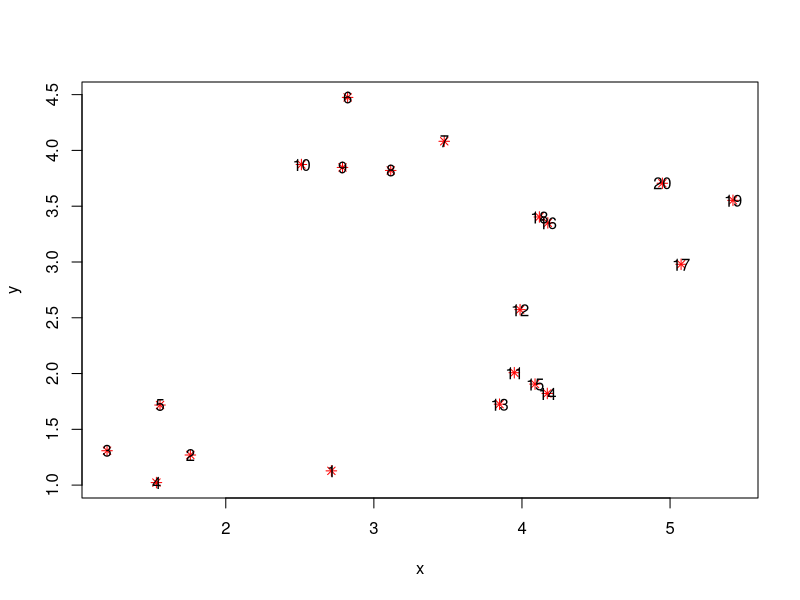
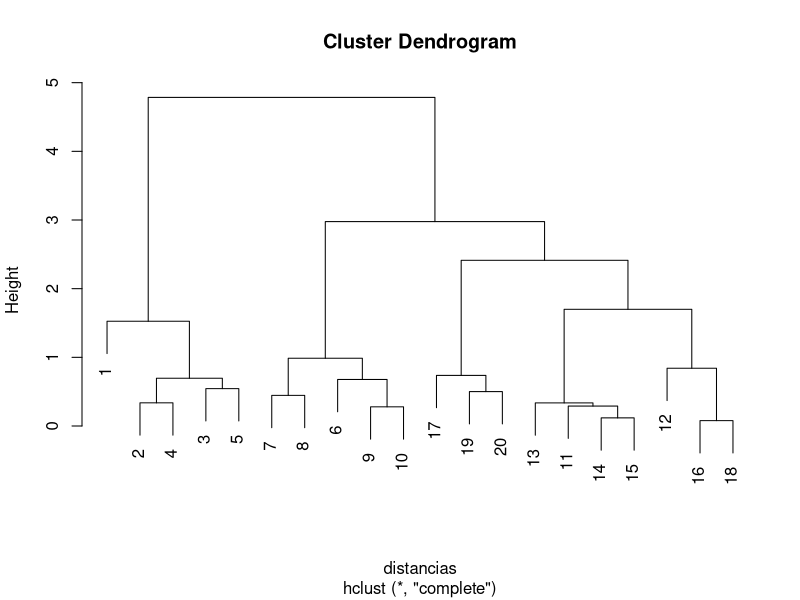

Write the R code that produced these figures, in order.
#regresiones, clasificaciones, reduccion de dimensiones, Kmeans, arboles de clasificacion


x<-rnorm(20,mean=rep(c(2:5),each=5),sd=0.5)
y<-rnorm(20,mean=rep(c(1,4,2,3),each=5),sd=0.3)

plot(x,y,col="red",pch=8,cex=1)
text(x,y,labels=1:20)

df<-data.frame(x,y)
distancias<-dist(df)
cluster<-hclust(distancias)
plot(cluster)

###implementar Kmeans
k=3
euclidiana<-function(df,p){
  return (sqrt((df$x-p$x)^2+(df$y-p$y)^2))
}
kmeans<-function(df,k){
  #asignar variables(puntos) en el rango
  x1<-sample(min(df$x):max(df$x),size=k)
  y1<-sample(min(df$y):max(df$y),size=k)
  dfk<-data.frame(x1,y1)
  #dist(dfk)
  df$d1<-euclidiana(df,dfk[1,])
  df$d2<-euclidiana(df,dfk[2,])
  df$d3<-euclidiana(df,dfk[3,])
  
  for (i in 1:NROW(df)){
    df$d[i]<-min(df$d1[i],df$d2[i],df$d3[i])
  }
  df$clase<-which(df$d[1],df$d2)
}

